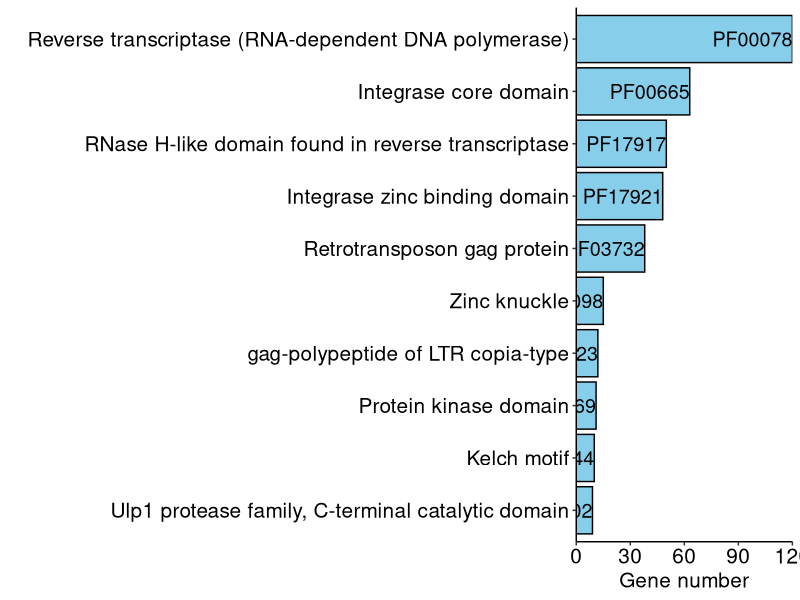

Source code (R): (Note: this script raises an error after producing the figure.)
library(ggplot2)

df <- read.csv("ForBarPlot.tsv", header=T, sep="\t", stringsAsFactors=F)
head(df)
df_rank <- df[rev(order(df$NUMBER)),]
df_rank <- head(df_rank, 10)
df_rank

ggplot(df_rank, aes(x=reorder(df_rank$DESCRIPTION, (NUMBER)), y=NUMBER)) +
  geom_bar(stat='identity', fill="skyblue", color="black") +
  #  scale_y_break(c(15000, 25000)) +
  labs(x="", y="Gene number") +
  theme(panel.background = element_blank(),
        strip.background = element_rect(fill="white", colour="black"),
        axis.line = element_line(colour = "black"),
        panel.grid.major = element_blank(),
        panel.grid.minor = element_blank(),
        panel.border = element_blank(),
        axis.text.x = element_text(size=15, color="black"),
        axis.text.y = element_text(size=15, color="black"),
        axis.title.x = element_text(size=15)
  ) +
  geom_text(aes(label=ID), hjust=1, size=5)+
  scale_y_continuous(labels = scales::comma, limits=c(0, NA), expand = c(0, 0)) +
  coord_flip()

png(filename="core_whole.png",width=800,height=600)
g
dev.off()

